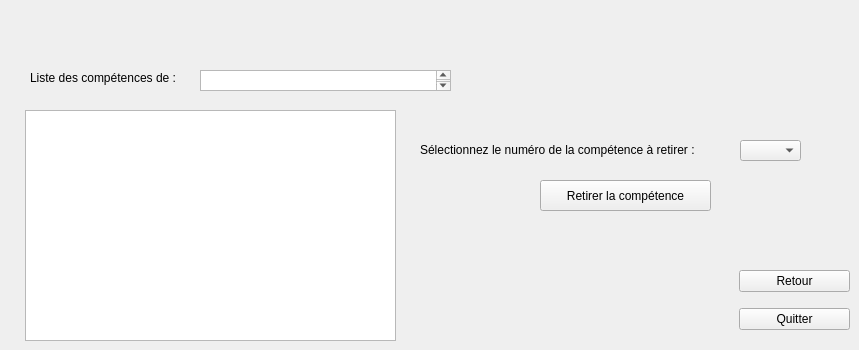
    <widget class="QWidget" name="page_16">
     <widget class="QLabel" name="label_30">
      <property name="geometry">
       <rect>
        <x>30</x>
        <y>70</y>
        <width>171</width>
        <height>16</height>
       </rect>
      </property>
      <property name="text">
       <string>Liste des compétences de :</string>
      </property>
     </widget>
     <widget class="QLabel" name="label_33">
      <property name="geometry">
       <rect>
        <x>420</x>
        <y>140</y>
        <width>311</width>
        <height>20</height>
       </rect>
      </property>
      <property name="text">
       <string>Sélectionnez le numéro de la compétence à retirer :</string>
      </property>
     </widget>
     <widget class="QLabel" name="label_34">
      <property name="geometry">
       <rect>
        <x>470</x>
        <y>230</y>
        <width>281</width>
        <height>20</height>
       </rect>
      </property>
      <property name="text">
       <string/>
      </property>
     </widget>
     <widget class="QWidget" name="verticalLayoutWidget_22">
      <property name="geometry">
       <rect>
        <x>739</x>
        <y>260</y>
        <width>111</width>
        <height>80</height>
       </rect>
      </property>
      <layout class="QVBoxLayout" name="verticalLayout_22">
       <item>
        <widget class="QPushButton" name="pushButton_50">
         <property name="text">
          <string>Retour</string>
         </property>
        </widget>
       </item>
       <item>
        <widget class="QPushButton" name="pushButton_51">
         <property name="text">
          <string>Quitter</string>
         </property>
        </widget>
       </item>
      </layout>
     </widget>
     <widget class="QPushButton" name="pushButton_52">
      <property name="geometry">
       <rect>
        <x>540</x>
        <y>180</y>
        <width>171</width>
        <height>31</height>
       </rect>
      </property>
      <property name="text">
       <string>Retirer la compétence</string>
      </property>
     </widget>
     <widget class="QTextBrowser" name="textBrowser_10">
      <property name="geometry">
       <rect>
        <x>25</x>
        <y>110</y>
        <width>371</width>
        <height>231</height>
       </rect>
      </property>
     </widget>
     <widget class="QTextBrowser" name="textBrowser_11">
      <property name="geometry">
       <rect>
        <x>200</x>
        <y>70</y>
        <width>251</width>
        <height>21</height>
       </rect>
      </property>
     </widget>
     <widget class="QComboBox" name="comboBox_3">
      <property name="geometry">
       <rect>
        <x>740</x>
        <y>140</y>
        <width>61</width>
        <height>21</height>
       </rect>
      </property>
     </widget>
    </widget>
